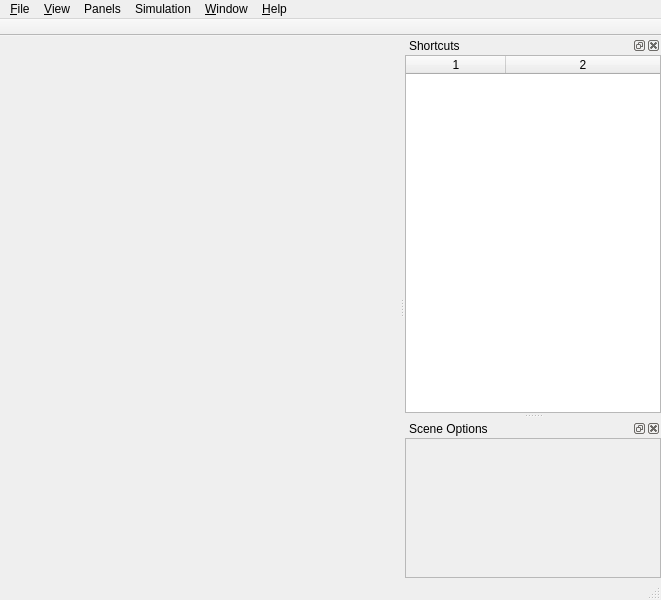
<?xml version="1.0" encoding="UTF-8"?>
<ui version="4.0">
 <class>MainWindow</class>
 <widget class="QMainWindow" name="MainWindow">
  <property name="geometry">
   <rect>
    <x>0</x>
    <y>0</y>
    <width>661</width>
    <height>600</height>
   </rect>
  </property>
  <property name="windowTitle">
   <string>MainWindow</string>
  </property>
  <widget class="QWidget" name="centralWidget">
   <layout class="QVBoxLayout" name="verticalLayout">
    <property name="spacing">
     <number>0</number>
    </property>
    <property name="leftMargin">
     <number>0</number>
    </property>
    <property name="topMargin">
     <number>0</number>
    </property>
    <property name="rightMargin">
     <number>0</number>
    </property>
    <property name="bottomMargin">
     <number>0</number>
    </property>
    <item>
     <layout class="QVBoxLayout" name="centralWidgetLayout"/>
    </item>
   </layout>
  </widget>
  <widget class="QMenuBar" name="menuBar">
   <property name="geometry">
    <rect>
     <x>0</x>
     <y>0</y>
     <width>661</width>
     <height>22</height>
    </rect>
   </property>
   <widget class="QMenu" name="menuWindow">
    <property name="title">
     <string>&amp;Window</string>
    </property>
    <widget class="QMenu" name="menuWindow_Style">
     <property name="title">
      <string>Style</string>
     </property>
     <addaction name="actionDefaultStyle"/>
     <addaction name="actionDarkStyle"/>
    </widget>
    <addaction name="actionFull_Screen"/>
    <addaction name="separator"/>
    <addaction name="menuWindow_Style"/>
   </widget>
   <widget class="QMenu" name="menuFile">
    <property name="title">
     <string>&amp;File</string>
    </property>
    <addaction name="actionOpen_Connection"/>
    <addaction name="actionClose_Connection"/>
    <addaction name="separator"/>
    <addaction name="actionOpen_File"/>
    <addaction name="actionClose_File"/>
    <addaction name="separator"/>
    <addaction name="actionE_xit"/>
   </widget>
   <widget class="QMenu" name="menuView">
    <property name="title">
     <string>&amp;View</string>
    </property>
    <addaction name="actionCamera_Target"/>
    <addaction name="actionWireframe"/>
    <addaction name="separator"/>
    <addaction name="actionPlayback_Controls"/>
    <addaction name="actionStatus_Bar"/>
    <addaction name="actionViewToolbar"/>
    <addaction name="separator"/>
    <addaction name="actionScene_Options"/>
    <addaction name="actionShortcuts"/>
    <addaction name="separator"/>
   </widget>
   <widget class="QMenu" name="menuDisplay_Info">
    <property name="title">
     <string>Panels</string>
    </property>
    <addaction name="actionRates"/>
    <addaction name="actionCSS"/>
    <addaction name="actionCtrl"/>
    <addaction name="actionIRU"/>
    <addaction name= "actionOE"/>
    <addaction name="actionTotalPower"/>
    <addaction name= "actionPOD"/>
    <addaction name= "actionRW"/>
    <addaction name="actionSimTime"/>
    <addaction name="actionSimInfo"/>
    <addaction name="actionST"/>
    <addaction name="actionTAM"/>
    <addaction name="actionThrusters"/>
    <addaction name="actionTR"/>
   </widget>
   <widget class="QMenu" name="menuHelp">
    <property name="title">
     <string>&amp;Help</string>
    </property>
    <addaction name="actionAbout"/>
   </widget>
   <widget class="QMenu" name="menuSimulation">
    <property name="title">
     <string>Simulation</string>
    </property>
    <addaction name="actionReset_Camera"/>
    <addaction name="actionCycle_Camera_Mode"/>
    <addaction name="separator"/>
   </widget>
   <addaction name="menuFile"/>
   <addaction name="menuView"/>
   <addaction name="menuDisplay_Info"/>
   <addaction name="menuSimulation"/>
   <addaction name="menuWindow"/>
   <addaction name="menuHelp"/>
  </widget>
  <widget class="QStatusBar" name="statusBar"/>
  <widget class="QToolBar" name="viewToolbar">
   <property name="windowTitle">
    <string>View Toolbar</string>
   </property>
   <property name="toolTip">
    <string/>
   </property>
   <property name="movable">
    <bool>false</bool>
   </property>
   <attribute name="toolBarArea">
    <enum>TopToolBarArea</enum>
   </attribute>
   <attribute name="toolBarBreak">
    <bool>false</bool>
   </attribute>
  </widget>
  <widget class="QDockWidget" name="shortcutsWidget">
   <property name="sizePolicy">
    <sizepolicy hsizetype="Preferred" vsizetype="Preferred">
     <horstretch>0</horstretch>
     <verstretch>0</verstretch>
    </sizepolicy>
   </property>
   <property name="features">
    <set>QDockWidget::NoDockWidgetFeatures</set>
    <set>QDockWidget::DockWidgetMovable</set>
   </property>
   <property name="windowTitle">
    <string>Shortcuts</string>
   </property>
   <attribute name="dockWidgetArea">
    <number>2</number>
   </attribute>
   <widget class="QWidget" name="shortcutsWidgetContent">
    <layout class="QHBoxLayout" name="horizontalLayout_4">
     <property name="spacing">
      <number>0</number>
     </property>
     <property name="leftMargin">
      <number>0</number>
     </property>
     <property name="topMargin">
      <number>0</number>
     </property>
     <property name="rightMargin">
      <number>0</number>
     </property>
     <property name="bottomMargin">
      <number>0</number>
     </property>
     <item>
      <widget class="QTableWidget" name="shortcutsTable">
       <property name="sizePolicy">
        <sizepolicy hsizetype="Expanding" vsizetype="Expanding">
         <horstretch>0</horstretch>
         <verstretch>0</verstretch>
        </sizepolicy>
       </property>
       <property name="editTriggers">
        <set>QAbstractItemView::NoEditTriggers</set>
       </property>
       <property name="alternatingRowColors">
        <bool>true</bool>
       </property>
       <property name="selectionMode">
        <enum>QAbstractItemView::NoSelection</enum>
       </property>
       <property name="selectionBehavior">
        <enum>QAbstractItemView::SelectRows</enum>
       </property>
       <property name="sortingEnabled">
        <bool>true</bool>
       </property>
       <property name="columnCount">
        <number>2</number>
       </property>
       <attribute name="horizontalHeaderStretchLastSection">
        <bool>true</bool>
       </attribute>
       <attribute name="verticalHeaderVisible">
        <bool>false</bool>
       </attribute>
       <attribute name="verticalHeaderShowSortIndicator" stdset="0">
        <bool>false</bool>
       </attribute>
       <column/>
       <column/>
      </widget>
     </item>
    </layout>
   </widget>
  </widget>
  <widget class="QDockWidget" name="toggleablesWidget">
   <property name="windowTitle">
    <string>Scene Options</string>
   </property>
   <property name="features">
    <set>QDockWidget::NoDockWidgetFeatures</set>
    <set>QDockWidget::DockWidgetMovable</set>
   </property>
   <attribute name="dockWidgetArea">
    <number>2</number>
   </attribute>
   <widget class="QWidget" name="toggleablesWidgetContents">
    <layout class="QHBoxLayout" name="horizontalLayout_2">
     <property name="spacing">
      <number>0</number>
     </property>
     <property name="leftMargin">
      <number>0</number>
     </property>
     <property name="topMargin">
      <number>0</number>
     </property>
     <property name="rightMargin">
      <number>0</number>
     </property>
     <property name="bottomMargin">
      <number>0</number>
     </property>
     <item>
      <widget class="QScrollArea" name="scrollArea">
       <property name="widgetResizable">
        <bool>true</bool>
       </property>
       <widget class="QWidget" name="scrollAreaWidgetContents">
        <property name="geometry">
         <rect>
          <x>0</x>
          <y>0</y>
          <width>254</width>
          <height>150</height>
         </rect>
        </property>
        <layout class="QHBoxLayout" name="horizontalLayout_3">
         <property name="spacing">
          <number>0</number>
         </property>
         <property name="leftMargin">
          <number>0</number>
         </property>
         <property name="topMargin">
          <number>0</number>
         </property>
         <property name="rightMargin">
          <number>0</number>
         </property>
         <property name="bottomMargin">
          <number>0</number>
         </property>
         <item>
          <layout class="QVBoxLayout" name="toggleablesLayout">
           <property name="leftMargin">
            <number>9</number>
           </property>
           <property name="topMargin">
            <number>9</number>
           </property>
           <property name="rightMargin">
            <number>9</number>
           </property>
           <property name="bottomMargin">
            <number>9</number>
           </property>
          </layout>
         </item>
        </layout>
       </widget>
      </widget>
     </item>
    </layout>
   </widget>
  </widget>
  <action name="actionStatus_Bar">
   <property name="checkable">
    <bool>true</bool>
   </property>
   <property name="checked">
    <bool>true</bool>
   </property>
   <property name="text">
    <string>Status Bar</string>
   </property>
  </action>
  <action name="actionSimInfo">
   <property name="checkable">
    <bool>true</bool>
   </property>
   <property name="checked">
    <bool>false</bool>
   </property>
   <property name="text">
    <string>Simulation Models</string>
   </property>
  </action>
  <action name="actionE_xit">
   <property name="text">
    <string>E&amp;xit</string>
   </property>
   <property name="shortcut">
    <string>Ctrl+Q</string>
   </property>
  </action>
  <action name="actionReset_Camera">
   <property name="text">
    <string>Reset Camera</string>
   </property>
   <property name="shortcut">
    <string>Ctrl+R</string>
   </property>
  </action>
  <action name="actionAbout">
   <property name="text">
    <string>About...</string>
   </property>
  </action>
  <action name="actionOpen_File">
   <property name="text">
    <string>Open File...</string>
   </property>
   <property name="shortcut">
    <string>Ctrl+Shift+O</string>
   </property>
  </action>
  <action name="actionOpen_Connection">
   <property name="text">
    <string>Open Connection...</string>
   </property>
   <property name="shortcut">
    <string>Ctrl+O</string>
   </property>
  </action>
  <action name="actionClose_Connection">
   <property name="enabled">
    <bool>false</bool>
   </property>
   <property name="text">
    <string>Close Connection</string>
   </property>
  </action>
  <action name="actionViewToolbar">
   <property name="checkable">
    <bool>true</bool>
   </property>
   <property name="checked">
    <bool>false</bool>
   </property>
   <property name="text">
    <string>Top Toolbar</string>
   </property>
  </action>
  <action name="actionShortcuts">
   <property name="checkable">
    <bool>true</bool>
   </property>
   <property name="checked">
    <bool>true</bool>
   </property>
   <property name="text">
    <string>Shortcuts</string>
   </property>
  </action>
  <action name="actionWireframe">
   <property name="checkable">
    <bool>true</bool>
   </property>
   <property name="text">
    <string>Wireframe</string>
   </property>
   <property name="shortcut">
    <string>Ctrl+W</string>
   </property>
  </action>
  <action name="actionCamera_Target">
   <property name="checkable">
    <bool>true</bool>
   </property>
   <property name="text">
    <string>Camera Target</string>
   </property>
   <property name="shortcut">
    <string>Ctrl+T</string>
   </property>
  </action>
  <action name="actionDefaultStyle">
   <property name="checkable">
    <bool>true</bool>
   </property>
   <property name="text">
    <string>Default</string>
   </property>
   <property name="toolTip">
    <string>Default Style</string>
   </property>
  </action>
  <action name="actionDarkStyle">
   <property name="checkable">
    <bool>true</bool>
   </property>
   <property name="text">
    <string>Dark</string>
   </property>
   <property name="toolTip">
    <string>Dark Style</string>
   </property>
  </action>
  <action name="actionCycle_Camera_Mode">
   <property name="text">
    <string>Cycle Camera Mode</string>
   </property>
   <property name="toolTip">
    <string>Cycle Camera Mode</string>
   </property>
   <property name="shortcut">
    <string>Ctrl+C</string>
   </property>
  </action>
  <action name="actionClose_File">
   <property name="enabled">
    <bool>false</bool>
   </property>
   <property name="text">
    <string>Close File</string>
   </property>
  </action>
  <action name="actionFull_Screen">
   <property name="text">
    <string>Full Screen</string>
   </property>
   <property name="shortcut">
    <string>Ctrl+Shift+F11</string>
   </property>
  </action>
  <action name="actionScene_Options">
   <property name="checkable">
    <bool>true</bool>
   </property>
   <property name="checked">
    <bool>true</bool>
   </property>
   <property name="text">
    <string>Scene Options</string>
   </property>
  </action>
  <action name="actionPlayback_Controls">
   <property name="checkable">
    <bool>true</bool>
   </property>
   <property name="checked">
    <bool>true</bool>
   </property>
   <property name="text">
    <string>Bottom Playback Controls</string>
   </property>
  </action>

  <action name="actionSimTime">
   <property name="checkable">
    <bool>true</bool>
   </property>
   <property name="text">
    <string>Sim Time</string>
   </property>
  </action>
  <action name= "actionOE">
   <property name="checkable">
    <bool>true</bool>
   </property>
   <property name="text">
    <string>Orbit Elements</string>
   </property>
  </action>
  <action name= "actionRW">
   <property name="checkable">
    <bool>true</bool>
   </property>
   <property name="text">
    <string>Reaction Wheels</string>
   </property>
  </action>
  <action name= "actionCSS">
   <property name="checkable">
    <bool>true</bool>
   </property>
   <property name="text">
    <string>Coarse Sun Sensors</string>
   </property>
  </action>
  <action name="actionRates">
   <property name="checkable">
    <bool>true</bool>
   </property>
   <property name="text">
    <string>Angular Rates</string>
   </property>
  </action>
  <action name="actionCtrl">
   <property name="checkable">
    <bool>true</bool>
   </property>
   <property name="text">
    <string>Control Attitude Panel</string>
   </property>
  </action>
  <action name="actionTR">
   <property name ="checkable">
    <bool>true</bool>
   </property>
   <property name="text">
    <string>Torque Rods</string>
   </property>
  </action>
  <action name="actionThrusters">
   <property name ="checkable">
    <bool>true</bool>
   </property>
   <property name="text">
    <string>Thrusters</string>
   </property>
  </action>
  <action name="actionTotalPower">
   <property name ="checkable">
    <bool>true</bool>
   </property>
   <property name="text">
    <string>Power Summary</string>
   </property>
  </action>
  <action name="actionPOD">
   <property name ="checkable">
    <bool>true</bool>
   </property>
   <property name="text">
    <string>Precise Orbit Determination System</string>
   </property>
  </action>
  <action name="actionIRU">
   <property name ="checkable">
    <bool>true</bool>
   </property>
   <property name="text">
    <string>Inertial Reference Unit</string>
   </property>
  </action>
  <action name="actionTAM">
   <property name ="checkable">
    <bool>true</bool>
   </property>
   <property name="text">
    <string>Three-Axis Magnetometer</string>
   </property>
  </action>
  <action name="actionST">
   <property name ="checkable">
    <bool>true</bool>
   </property>
   <property name="text">
    <string>Star Tracker</string>
   </property>
  </action>
</widget>

 <layoutdefault spacing="6" margin="11"/>
 <resources/>
 <connections>
  <connection>
   <sender>actionE_xit</sender>
   <signal>triggered()</signal>
   <receiver>MainWindow</receiver>
   <slot>close()</slot>
   <hints>
    <hint type="sourcelabel">
     <x>-1</x>
     <y>-1</y>
    </hint>
    <hint type="destinationlabel">
     <x>295</x>
     <y>233</y>
    </hint>
   </hints>
  </connection>
  <connection>
   <sender>actionAbout</sender>
   <signal>triggered()</signal>
   <receiver>MainWindow</receiver>
   <slot>about()</slot>
   <hints>
    <hint type="sourcelabel">
     <x>-1</x>
     <y>-1</y>
    </hint>
    <hint type="destinationlabel">
     <x>295</x>
     <y>233</y>
    </hint>
   </hints>
  </connection>
  <connection>
   <sender>actionStatus_Bar</sender>
   <signal>toggled(bool)</signal>
   <receiver>statusBar</receiver>
   <slot>setVisible(bool)</slot>
   <hints>
    <hint type="sourcelabel">
     <x>-1</x>
     <y>-1</y>
    </hint>
    <hint type="destinationlabel">
     <x>330</x>
     <y>589</y>
    </hint>
   </hints>
  </connection>
  <connection>
   <sender>actionViewToolbar</sender>
   <signal>toggled(bool)</signal>
   <receiver>viewToolbar</receiver>
   <slot>setVisible(bool)</slot>
   <hints>
    <hint type="sourcelabel">
     <x>-1</x>
     <y>-1</y>
    </hint>
    <hint type="destinationlabel">
     <x>330</x>
     <y>26</y>
    </hint>
   </hints>
  </connection>
  <connection>
   <sender>actionShortcuts</sender>
   <signal>toggled(bool)</signal>
   <receiver>shortcutsWidget</receiver>
   <slot>setVisible(bool)</slot>
   <hints>
    <hint type="sourcelabel">
     <x>-1</x>
     <y>-1</y>
    </hint>
    <hint type="destinationlabel">
     <x>532</x>
     <y>460</y>
    </hint>
   </hints>
  </connection>

  <connection>
   <sender>viewToolbar</sender>
   <signal>visibilityChanged(bool)</signal>
   <receiver>actionViewToolbar</receiver>
   <slot>setChecked(bool)</slot>
   <hints>
    <hint type="sourcelabel">
     <x>330</x>
     <y>26</y>
    </hint>
    <hint type="destinationlabel">
     <x>-1</x>
     <y>-1</y>
    </hint>
   </hints>
  </connection>
  <connection>
   <sender>actionCycle_Camera_Mode</sender>
   <signal>triggered()</signal>
   <receiver>MainWindow</receiver>
   <slot>cycleCameraMode()</slot>
   <hints>
    <hint type="sourcelabel">
     <x>-1</x>
     <y>-1</y>
    </hint>
    <hint type="destinationlabel">
     <x>330</x>
     <y>299</y>
    </hint>
   </hints>
  </connection>
  <connection>
   <sender>actionOpen_Connection</sender>
   <signal>triggered()</signal>
   <receiver>MainWindow</receiver>
   <slot>openConnection()</slot>
   <hints>
    <hint type="sourcelabel">
     <x>-1</x>
     <y>-1</y>
    </hint>
    <hint type="destinationlabel">
     <x>330</x>
     <y>299</y>
    </hint>
   </hints>
  </connection>
  <connection>
   <sender>actionClose_Connection</sender>
   <signal>triggered()</signal>
   <receiver>MainWindow</receiver>
   <slot>closeConnection()</slot>
   <hints>
    <hint type="sourcelabel">
     <x>-1</x>
     <y>-1</y>
    </hint>
    <hint type="destinationlabel">
     <x>330</x>
     <y>299</y>
    </hint>
   </hints>
  </connection>
  <connection>
   <sender>actionOpen_File</sender>
   <signal>triggered()</signal>
   <receiver>MainWindow</receiver>
   <slot>openFile()</slot>
   <hints>
    <hint type="sourcelabel">
     <x>-1</x>
     <y>-1</y>
    </hint>
    <hint type="destinationlabel">
     <x>330</x>
     <y>299</y>
    </hint>
   </hints>
  </connection>
  <connection>
   <sender>actionClose_File</sender>
   <signal>triggered()</signal>
   <receiver>MainWindow</receiver>
   <slot>closeFile()</slot>
   <hints>
    <hint type="sourcelabel">
     <x>-1</x>
     <y>-1</y>
    </hint>
    <hint type="destinationlabel">
     <x>330</x>
     <y>299</y>
    </hint>
   </hints>
  </connection>
  <connection>
   <sender>actionScene_Options</sender>
   <signal>toggled(bool)</signal>
   <receiver>toggleablesWidget</receiver>
   <slot>setVisible(bool)</slot>
   <hints>
    <hint type="sourcelabel">
     <x>-1</x>
     <y>-1</y>
    </hint>
    <hint type="destinationlabel">
     <x>532</x>
     <y>494</y>
    </hint>
   </hints>
  </connection>
  <connection>
   <sender>actionFull_Screen</sender>
   <signal>triggered()</signal>
   <receiver>MainWindow</receiver>
   <slot>toggleFullScreen()</slot>
   <hints>
    <hint type="sourcelabel">
     <x>-1</x>
     <y>-1</y>
    </hint>
    <hint type="destinationlabel">
     <x>330</x>
     <y>299</y>
    </hint>
   </hints>
  </connection>
 </connections>
 <slots>
  <slot>onShowStatusBar()</slot>
  <slot>about()</slot>
  <slot>onShowViewToolbar()</slot>
  <slot>onShowShortcuts()</slot>
  <slot>manageGeometries()</slot>
  <slot>cycleCameraMode()</slot>
  <slot>openConnection()</slot>
  <slot>closeConnection()</slot>
  <slot>openFile()</slot>
  <slot>closeFile()</slot>
  <slot>toggleFullScreen()</slot>
 </slots>
</ui>
